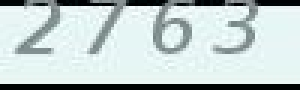
#> input picture spider/test1/img/2763.jpg, 100 x 30 px, found by its file name (shown 3 times larger); its folder holds only this picture in this run
$ python OCR_API.py
#> lines starting #> are read from the running program, lines starting #| are printed output that depends on the picture; after the words box and inside, x2 and y2 are one past the last pixel; in counts of white or black regions, pixels touching at a corner belong together
"""
脚本用于文字识别 但是识别率不及预期 但是凑活能用
"""


import os
import pytesseract
from PIL import Image
from collections import defaultdict

# pyttesseract.exe所在的文件路径
pytesseract.pytesseract.tesseract_cmd = r'D:\Program Files\Tesseract-OCR\tesseract.exe'
# 获取图片中像素点最多的像素
def get_threshold(image):
    pixel_dict = defaultdict(int)
    rows, cols = image.size
    for i in range(rows):
        for j in range(cols):
            pixel = image.getpixel((i, j))
            pixel_dict[pixel] += 1
    count_max = max(pixel_dict.values()) # 获取像素出现最多的次数
    pixel_dict_reverse = { v:k for k,v in pixel_dict.items()} # 获取出现数量多的像素点
    threshold = pixel_dict_reverse[count_max]
    return threshold

# 按照阈值进行二值化处理
# threshold: 像素阈值
def get_bin_table(threshold):
    # 获取灰度转二值的映射table
    table = []
    for i in range(256):
        rate = 0.1
        if threshold*(1-rate)<=i<= threshold*(1+rate):
            table.append(1)
        else:
            table.append(0)
    return table

# 去掉二值化处理后图片的早点
def cut_noise(image):
    rows, cols = image.size # 图片的宽度和高度
    change_pos = [] # 记录噪声点的位置
    # 遍历图片中每个点，除掉边缘
    for i in range(1, rows-1):
        for j in range(1, cols-1):
            pixel_set = []
            # 取该店的邻域为该店中心的九宫格
            for m in range(i-1, i+2):
                for n in range(j-1, j+2):
                    if image.getpixel((m, n)) != 1: # 1为白色，0为黑色
                        pixel_set.append(image.getpixel((m, n)))

            # 如果该位置九宫格黑色数量小雨四，判断为噪声
            if len(pixel_set) <=4:
                change_pos.append((i, j))

    # 对应位置像素进行修改，将噪声像素设置为1（白色）
    for pos in change_pos:
        image.putpixel(pos, 1)
    return image # 返回修改后图片

# 识别图片中的数字加字幕
# 传入参数为图片路径，返回结果为： 识别结果

def OCR_lmj(img_path):
    image = Image.open(img_path)
    imgry = image.convert('L') # 转化为灰度图
    # 图片中出现最多的像素就是图像背景
    max_pixel = get_threshold(imgry)
    # 将图片进行二值化处理
    table = get_bin_table(threshold=max_pixel)
    out = imgry.point(table, '1')
    # 去掉图片中的噪声孤立点
    out = cut_noise(out)
    # 保存图片
    # out.save('')
    # 仅识别图片中的数字
    text = pytesseract.image_to_string(out, config='digits')
    # 识别图片中的数字和字母
    # text = pytesseract.image_to_string(out)
    # 去掉识别结果中的特殊字符
    exclude_char_list = '0123456789'
    text = ''.join([x for x in text if x in exclude_char_list])
    print(text)
    return text

def main():
    # 识别指定文件目录下的图片
    dir = r'C:\Users\35112\Desktop\test\spider\test1\img'
    correct_count = 0 # 图片总数
    total_count = 0 # 识别正确的图片数量
    # 遍历dir下的图片文件
    for file in os.listdir(dir):
        if file.endswith('.png') or file.endswith('.jpg'):
            image_path = '%s/%s'%(dir, file) # 图片路径
            answer = file.split('.')[0] # 图片名
            recognization = OCR_lmj(image_path)
#> in OCR_lmj, image is the input picture: PIL image 100x30 RGB; mean R, G, B 192.8, 205.3, 204.6
#> after the loop in get_threshold, `for i in range(rows):`: pixel_dict = 167 items
#> in get_threshold, `count_max = max(pixel_dict.values())`: count_max = 468
#> in get_threshold, `pixel_dict_reverse = { v:k for k,v in pixel_dict.items()}`: pixel_dict_reverse = 37 items
#> in get_threshold, `threshold = pixel_dict_reverse[count_max]`: threshold = 241
#> after the loop in get_bin_table, `for i in range(256):`: table = 256 values from 0 to 1
#> in OCR_lmj, `out = imgry.point(table, '1')`:
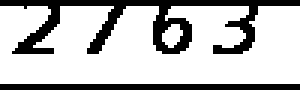
#> out: PIL image 100x30 1 (shown 3 times larger); 74.6% white; 2 black regions, box (x1, y1, x2, y2) and area: (0, 0, 100, 18) 562, (0, 28, 100, 30) 200
#> after the loop in cut_noise, `for i in range(1, rows-1):`: change_pos = 2187 pairs, first value 1 to 98, second value 2 to 27
#> the loop in cut_noise, `for pos in change_pos:` made 2187 passes
#> pos on passes 1 to 3: (1, 2), (1, 3), (1, 4)
#> after the loop in cut_noise, `for pos in change_pos:`:
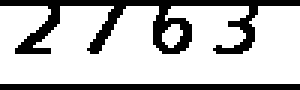
#> image: PIL image 100x30 1 (shown 3 times larger); 75% white; 2 black regions, box (x1, y1, x2, y2) and area: (0, 0, 100, 18) 551, (0, 28, 100, 30) 200
            print((answer, recognization))
            if recognization == answer: #如果识别正确结果加1
                correct_count +=1

            total_count +=1
    print(total_count, correct_count)

if __name__ == "__main__":
    main()
#> (the call stopped at in OCR_lmj, `text = pytesseract.image_to_string(out, config='digits')`: pytesseract is not available in this run)

$ run again, on spider/test1/img/5671132432.jpg
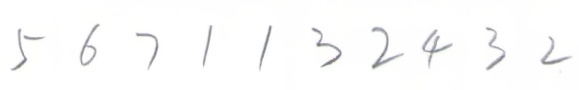
#> input picture spider/test1/img/5671132432.jpg, 579 x 90 px, found by its file name
#> in OCR_lmj, image is the input picture: PIL image 579x90 RGB; mean R, G, B 251.2, 251.2, 251.1
#> after the loop in get_threshold, `for i in range(rows):`: pixel_dict = 137 items
#> count_max = 31789
#> pixel_dict_reverse = 50 items
#> threshold = 255
#> after the loop in get_bin_table, `for i in range(256):`: table = 256 values from 0 to 1
#> in OCR_lmj, `out = imgry.point(table, '1')`:
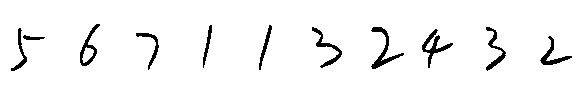
#> out: PIL image 579x90 1; 95.6% white; 11 black regions, largest, box (x1, y1, x2, y2) and area: (371, 27, 404, 69) 322, (422, 29, 453, 68) 303, (312, 27, 342, 68) 255
#> after the loop in cut_noise, `for i in range(1, rows-1):`: change_pos = 48526 items
#> the loop in cut_noise, `for pos in change_pos:` made 48526 passes
#> pos on passes 1 to 3: (1, 1), (1, 2), (1, 3)
#> after the loop in cut_noise, `for pos in change_pos:`:
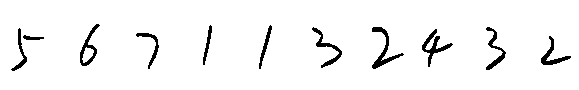
#> image: PIL image 579x90 1; 95.7% white; 11 black regions, largest, box (x1, y1, x2, y2) and area: (372, 27, 404, 69) 317, (422, 29, 453, 67) 296, (312, 27, 342, 68) 251

$ run again, on spider/test1/img/6644.jpg
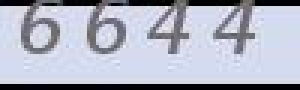
#> input picture spider/test1/img/6644.jpg, 100 x 30 px, found by its file name (shown 3 times larger)
#> in OCR_lmj, image is the input picture: PIL image 100x30 RGB; mean R, G, B 173.9, 177.5, 192.4
#> after the loop in get_threshold, `for i in range(rows):`: pixel_dict = 176 items
#> count_max = 697
#> pixel_dict_reverse = 37 items
#> threshold = 219
#> after the loop in get_bin_table, `for i in range(256):`: table = 256 values, max 1 at index 198, min 0 at index 0, mean 0.168
#> in OCR_lmj, `out = imgry.point(table, '1')`:
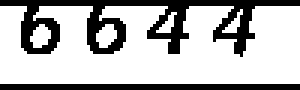
#> out: PIL image 100x30 1 (shown 3 times larger); 71.8% white; 2 black regions, box (x1, y1, x2, y2) and area: (0, 0, 100, 19) 645, (0, 28, 100, 30) 200
#> after the loop in cut_noise, `for i in range(1, rows-1):`: change_pos = 2085 pairs, first value 1 to 98, second value 2 to 27
#> the loop in cut_noise, `for pos in change_pos:` made 2085 passes
#> pos on passes 1 to 3: (1, 2), (1, 3), (1, 4)
#> after the loop in cut_noise, `for pos in change_pos:`:
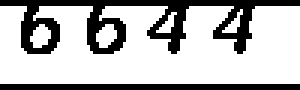
#> image: PIL image 100x30 1 (shown 3 times larger); 72.2% white; 2 black regions, box (x1, y1, x2, y2) and area: (0, 0, 100, 18) 633, (0, 28, 100, 30) 200

$ run again, on spider/test1/img/8253.jpg
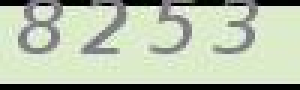
#> input picture spider/test1/img/8253.jpg, 100 x 30 px, found by its file name (shown 3 times larger)
#> in OCR_lmj, image is the input picture: PIL image 100x30 RGB; mean R, G, B 183.2, 193.9, 172.2
#> after the loop in get_threshold, `for i in range(rows):`: pixel_dict = 176 items
#> count_max = 412
#> pixel_dict_reverse = 39 items
#> threshold = 227
#> after the loop in get_bin_table, `for i in range(256):`: table = 256 values, max 1 at index 205, min 0 at index 0, mean 0.176
#> in OCR_lmj, `out = imgry.point(table, '1')`:
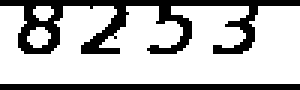
#> out: PIL image 100x30 1 (shown 3 times larger); 73.1% white; 2 black regions, box (x1, y1, x2, y2) and area: (0, 0, 100, 18) 607, (0, 28, 100, 30) 200
#> after the loop in cut_noise, `for i in range(1, rows-1):`: change_pos = 2140 pairs, first value 1 to 98, second value 2 to 27
#> the loop in cut_noise, `for pos in change_pos:` made 2140 passes
#> pos on passes 1 to 3: (1, 2), (1, 3), (1, 4)
#> after the loop in cut_noise, `for pos in change_pos:`:
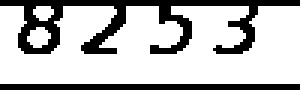
#> image: PIL image 100x30 1 (shown 3 times larger); 73.5% white; 2 black regions, box (x1, y1, x2, y2) and area: (0, 0, 100, 18) 594, (0, 28, 100, 30) 200
